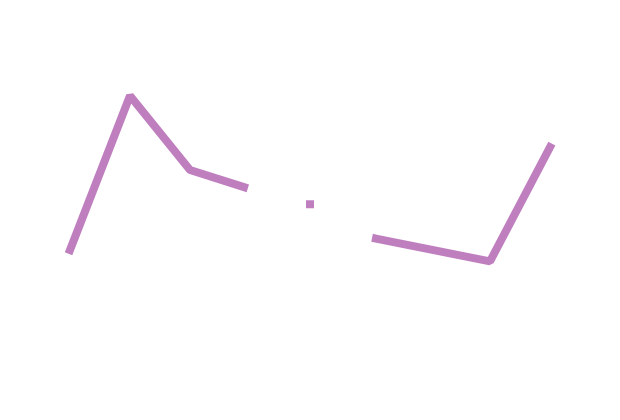

The Vega-Lite source for this figure:
### Vega specification from a JSON file in a GitHub repository (floating-point values rounded to 4 significant figures)
{"$schema": "https://vega.github.io/schema/vega/v5.json", "background": "white", "padding": 5, "width": 300, "height": 200, "style": "cell", "config": {"style": {"cell": {"stroke": "transparent"}}}, "data": [{"name": "source_0", "values": [{"u": 1, "v": 28, "defined": true}, {"u": 2, "v": 55, "defined": true}, {"u": 3, "v": 42, "defined": true}, {"u": 3.9, "v": 39, "defined": true}, {"u": 4, "v": 34, "defined": false}, {"u": 5, "v": 36, "defined": true}, {"u": 6, "v": 48, "defined": false}, {"u": 6.1, "v": 30, "defined": true}, {"u": 8, "v": 26, "defined": true}, {"u": 9, "v": 46, "defined": true}]}, {"name": "data_0", "source": "source_0", "transform": [{"type": "formula", "expr": "toNumber(datum[\"u\"])", "as": "u"}]}], "marks": [{"name": "marks", "type": "line", "sort": {"field": "datum[\"u\"]"}, "from": {"data": "data_0"}, "encode": {"update": {"strokeCap": {"value": "square"}, "strokeJoin": {"value": "bevel"}, "strokeWidth": {"value": 4}, "stroke": {"value": "purple"}, "strokeOpacity": {"value": 0.5}, "x": {"scale": "x", "field": "u"}, "y": {"scale": "y", "field": "v"}, "defined": {"field": "defined"}}}}], "scales": [{"name": "x", "type": "linear", "domain": [1, 10], "range": [0, {"signal": "width"}], "nice": true}, {"name": "y", "type": "linear", "domain": [20, 70], "range": [{"signal": "height"}, 0], "nice": true}]}
